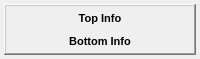
<?xml version="1.0" encoding="UTF-8"?>
<ui version="4.0">
 <class>PaletteBlockWidget</class>
 <widget class="QWidget" name="PaletteBlockWidget">
  <property name="geometry">
   <rect>
    <x>0</x>
    <y>0</y>
    <width>200</width>
    <height>59</height>
   </rect>
  </property>
  <property name="sizePolicy">
   <sizepolicy hsizetype="Minimum" vsizetype="Minimum">
    <horstretch>0</horstretch>
    <verstretch>0</verstretch>
   </sizepolicy>
  </property>
  <property name="minimumSize">
   <size>
    <width>200</width>
    <height>0</height>
   </size>
  </property>
  <property name="font">
   <font>
    <pointsize>8</pointsize>
   </font>
  </property>
  <property name="windowTitle">
   <string>Form</string>
  </property>
  <layout class="QHBoxLayout" name="horizontalLayout">
   <property name="spacing">
    <number>4</number>
   </property>
   <property name="leftMargin">
    <number>4</number>
   </property>
   <property name="topMargin">
    <number>4</number>
   </property>
   <property name="rightMargin">
    <number>4</number>
   </property>
   <property name="bottomMargin">
    <number>4</number>
   </property>
   <item>
    <widget class="QFrame" name="HeaderFrame">
     <property name="sizePolicy">
      <sizepolicy hsizetype="Minimum" vsizetype="Minimum">
       <horstretch>0</horstretch>
       <verstretch>0</verstretch>
      </sizepolicy>
     </property>
     <property name="toolTip">
      <string/>
     </property>
     <property name="frameShape">
      <enum>QFrame::WinPanel</enum>
     </property>
     <property name="frameShadow">
      <enum>QFrame::Raised</enum>
     </property>
     <property name="lineWidth">
      <number>1</number>
     </property>
     <property name="midLineWidth">
      <number>0</number>
     </property>
     <layout class="QGridLayout" name="gridLayout">
      <property name="sizeConstraint">
       <enum>QLayout::SetMinimumSize</enum>
      </property>
      <property name="leftMargin">
       <number>2</number>
      </property>
      <property name="topMargin">
       <number>0</number>
      </property>
      <property name="rightMargin">
       <number>2</number>
      </property>
      <property name="bottomMargin">
       <number>0</number>
      </property>
      <property name="spacing">
       <number>0</number>
      </property>
      <item row="1" column="0">
       <widget class="QLabel" name="BottomLabel">
        <property name="sizePolicy">
         <sizepolicy hsizetype="Minimum" vsizetype="Minimum">
          <horstretch>0</horstretch>
          <verstretch>0</verstretch>
         </sizepolicy>
        </property>
        <property name="font">
         <font>
          <pointsize>8</pointsize>
          <weight>75</weight>
          <bold>true</bold>
         </font>
        </property>
        <property name="text">
         <string>Bottom Info</string>
        </property>
        <property name="alignment">
         <set>Qt::AlignCenter</set>
        </property>
       </widget>
      </item>
      <item row="0" column="0">
       <widget class="QLabel" name="TopLabel">
        <property name="sizePolicy">
         <sizepolicy hsizetype="Minimum" vsizetype="Minimum">
          <horstretch>0</horstretch>
          <verstretch>0</verstretch>
         </sizepolicy>
        </property>
        <property name="font">
         <font>
          <pointsize>8</pointsize>
          <weight>75</weight>
          <bold>true</bold>
         </font>
        </property>
        <property name="text">
         <string>Top Info</string>
        </property>
        <property name="alignment">
         <set>Qt::AlignCenter</set>
        </property>
       </widget>
      </item>
     </layout>
    </widget>
   </item>
  </layout>
 </widget>
 <resources>
  <include location="icons.qrc"/>
 </resources>
 <connections/>
</ui>
